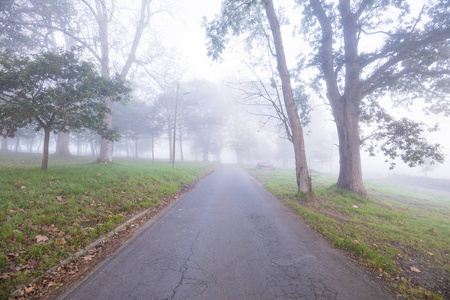
#> input picture fourth/fog.jpg, 450 x 300 px
$ python kaiming.py
#> lines starting #> are read from the running program, lines starting #| are printed output that depends on the picture
import cv2
import numpy as np
import math
import matplotlib.pyplot as plt

#线性拉伸处理
#去掉最大最小0.5%的像素值 线性拉伸至[0,1]
def stretchImage(data, s=0.005, bins = 2000):
    ht = np.histogram(data, bins);
    d = np.cumsum(ht[0])/float(data.size)
    lmin = 0; lmax=bins-1
    while lmin<bins:
        if d[lmin]>=s:
            break
        lmin+=1
    while lmax>=0:
        if d[lmax]<=1-s:
            break
        lmax-=1
    return np.clip((data-ht[1][lmin])/(ht[1][lmax]-ht[1][lmin]), 0,1)

#根据半径计算权重参数矩阵
g_para = {}
def getPara(radius = 5):
    global g_para
    m = g_para.get(radius, None)
    if m is not None:
        return m
    size = radius*2+1
    m = np.zeros((size, size))
    for h in range(-radius, radius+1):
        for w in range(-radius, radius+1):
            if h==0 and w==0:
                continue
            m[radius+h, radius+w] = 1.0/math.sqrt(h**2+w**2)
    m /= m.sum()
    g_para[radius] = m
    return m

#常规的ACE实现
def zmIce(I, ratio=4, radius=300):
    para = getPara(radius)
    height,width = I.shape
    zh = []
    zw = []
    n = 0
    while n < radius:
        zh.append(0)
        zw.append(0)
        n += 1
    for n in range(height):
        zh.append(n)
    for n in range(width):
        zw.append(n)
    n = 0
    while n < radius:
        zh.append(height-1)
        zw.append(width-1)
        n += 1
    #print(zh)
    #print(zw)

    Z = I[np.ix_(zh, zw)]
    res = np.zeros(I.shape)
    for h in range(radius*2+1):
        for w in range(radius*2+1):
            if para[h][w] == 0:
                continue
            res += (para[h][w] * np.clip((I-Z[h:h+height, w:w+width])*ratio, -1, 1))
    return res

#单通道ACE快速增强实现
def zmIceFast(I, ratio, radius):
    print(I)
    height, width = I.shape[:2]
    if min(height, width) <=2:
        return np.zeros(I.shape)+0.5
    Rs = cv2.resize(I, (int((width+1)/2), int((height+1)/2)))
    Rf = zmIceFast(Rs, ratio, radius)             #递归调用
    Rf = cv2.resize(Rf, (width, height))
    Rs = cv2.resize(Rs, (width, height))

    return Rf+zmIce(I,ratio, radius)-zmIce(Rs,ratio,radius)

#rgb三通道分别增强 ratio是对比度增强因子 radius是卷积模板半径
def zmIceColor(I, ratio=4, radius=3):
    res = np.zeros(I.shape)
    for k in range(3):
        res[:,:,k] = stretchImage(zmIceFast(I[:,:,k], ratio, radius))
    return res

#主函数
if __name__ == '__main__':
    img = cv2.imread('fog.jpg')
#> img is the input picture: shape (300, 450, 3); mean B, G, R 169.8, 164.8, 164.5
    res = zmIceColor(img/255.0)*255
#> the loop in zmIceColor, `for k in range(3):` made 3 passes
#> (printed output is left out)
#> pass 1, in zmIceFast, `Rs = cv2.resize(I, (int((width+1)/2), int((height+1)/2)))`:
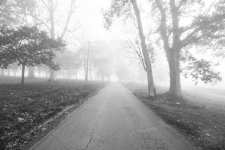
#> Rs: shape (150, 225) float64; min 0.0627, max 1, mean 0.666
#> pass 1, in zmIceFast (call 2), `Rs = cv2.resize(I, (int((width+1)/2), int((height+1)/2)))`:
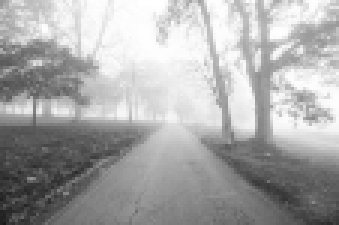
#> Rs: shape (75, 113) float64 (shown 3 times larger); min 0.097, max 1, mean 0.666
#> pass 1, in zmIceFast (call 3), `Rs = cv2.resize(I, (int((width+1)/2), int((height+1)/2)))`:
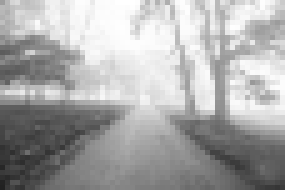
#> Rs: shape (38, 57) float64 (shown 5 times larger); min 0.13, max 1, mean 0.666
#> pass 1, in zmIce (call 7), `Z = I[np.ix_(zh, zw)]`:
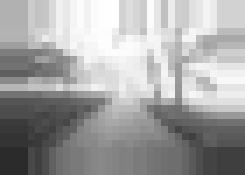
#> Z: shape (25, 35) float64 (shown 7 times larger); min 0.172, max 0.999, mean 0.642
#> after the loop in zmIceColor, `for k in range(3):`:
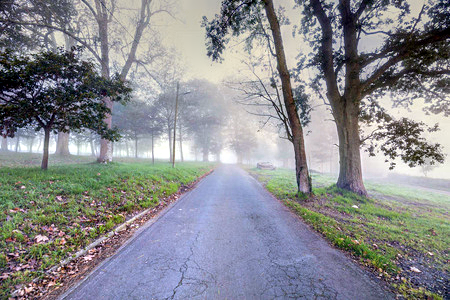
#> res: shape (300, 450, 3) float64; mean of channels 0, 1, 2 0.563, 0.547, 0.542; drawn as B, G, R
    cv2.imwrite('rid-fog.jpg', res)
